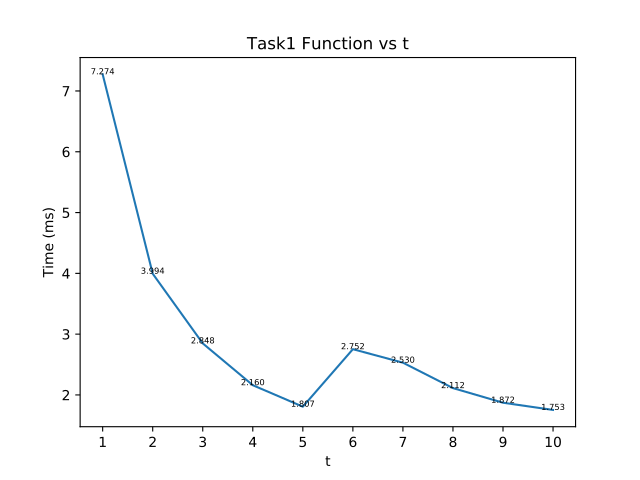

Write Python code to recreate this figure.
from pathlib import Path

import matplotlib.pyplot as plt
from matplotlib.backends.backend_pdf import PdfPages

begin = 1
end = 10
name = Path(__file__).stem

num_lines_before = 3
num_lines_after = 1

xticks = range(begin, end + 1)


def read_times(filename):
    result = []
    with open(filename) as f:
        for _ in xticks:
            for _ in range(num_lines_before):
                f.readline()
            result.append(float(f.readline()))
            for _ in range(num_lines_after):
                f.readline()
    return result


with PdfPages(f"{name}.pdf") as pdf:
    time = read_times(f"{name}.out")
    plt.plot(xticks, time, "-")
    for x, y in zip(xticks, time):
        plt.text(
            x, y, f"{y:.3f}",
            horizontalalignment='center',
            fontsize=6,
        )

    plt.title("Task1 Function vs t")
    plt.xlabel("t")
    plt.ylabel("Time (ms)")
    plt.xticks(xticks)

    pdf.savefig()
